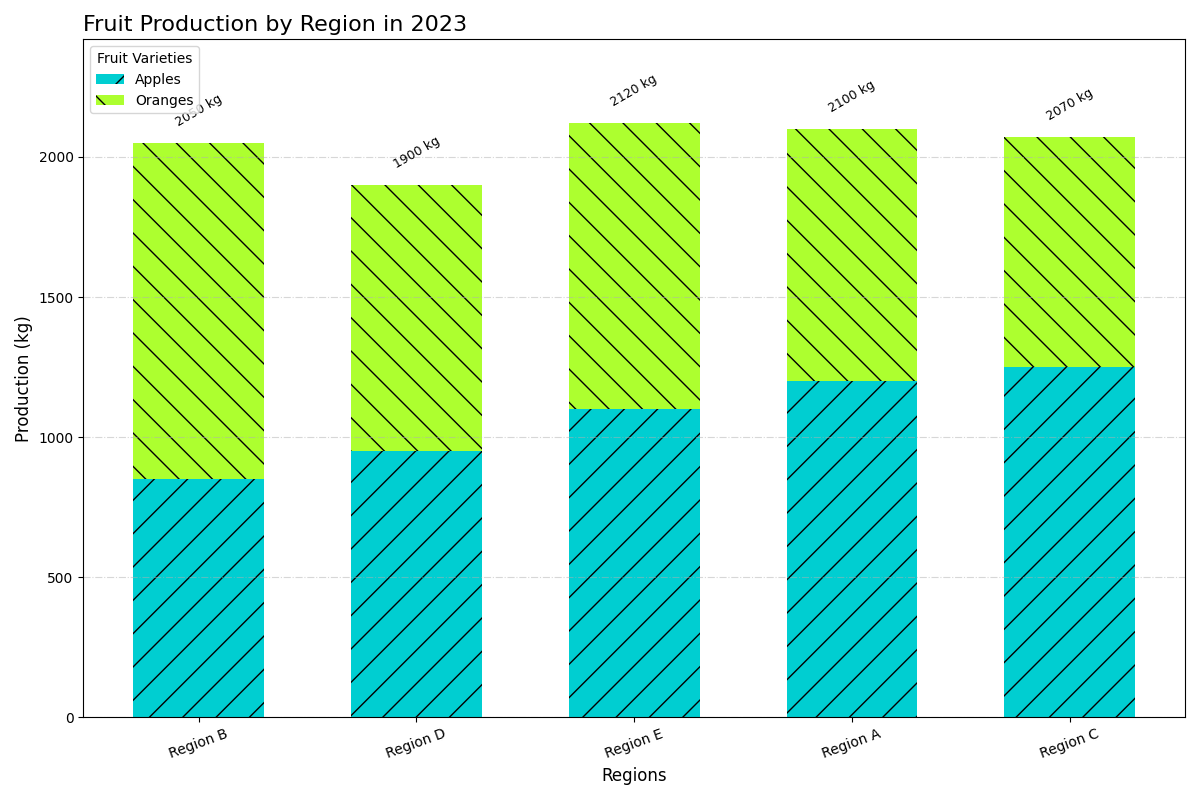

This chart was generated by the following Python code:
import matplotlib.pyplot as plt
import numpy as np

regions = ['Region B', 'Region D', 'Region E', 'Region A', 'Region C']
apples = [850, 950, 1100, 1200, 1250]
oranges = [1200, 950, 1020, 900, 820]
# Grapes data group removed
total_production = np.array(apples) + np.array(oranges)

fig, ax = plt.subplots(figsize=(12, 8))

bar_width = 0.6

# Grapes data group removed, and its corresponding bar is not plotted
ax.bar(regions, apples, label='Apples', color='#00CED1', width=bar_width, hatch='/')
ax.bar(regions, oranges, bottom=apples, label='Oranges', color='#ADFF2F', width=bar_width, hatch='\\')

ax.set_title("Fruit Production by Region in 2023", fontsize=16, loc='left')
ax.set_xlabel("Regions", fontsize=12)
ax.set_ylabel("Production (kg)", fontsize=12)
ax.set_ylim(0, max(total_production) + 300)

ax.legend(title="Fruit Varieties", loc='upper left', ncol=1)

ax.grid(axis='y', linestyle='-.', alpha=0.5)

for idx, (region, total) in enumerate(zip(regions, total_production)):
    ax.text(idx, total + 50, f"{total} kg", ha='center', va='bottom', fontsize=9, fontweight='regular', rotation=30)

plt.xticks(rotation=20, ha='center')

plt.tight_layout()

plt.show()
